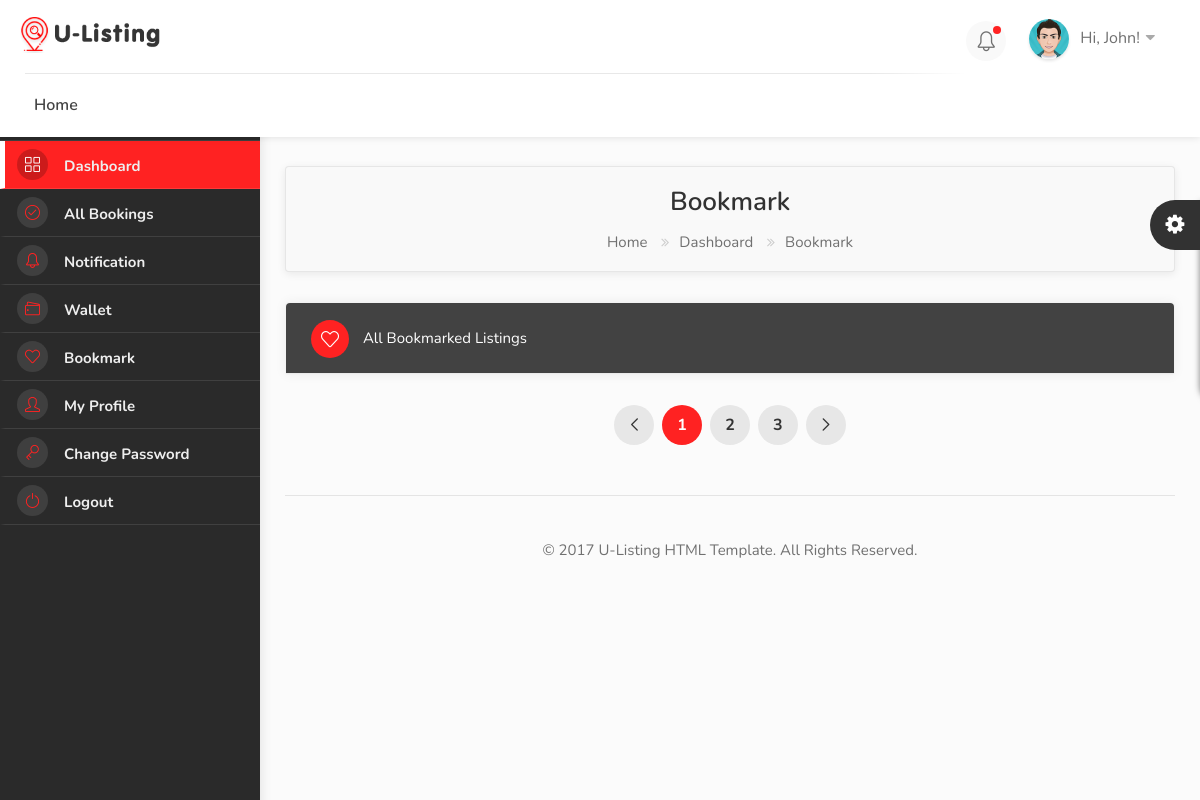
The app's page /dashboard/bookmark/ (signed in), older data.
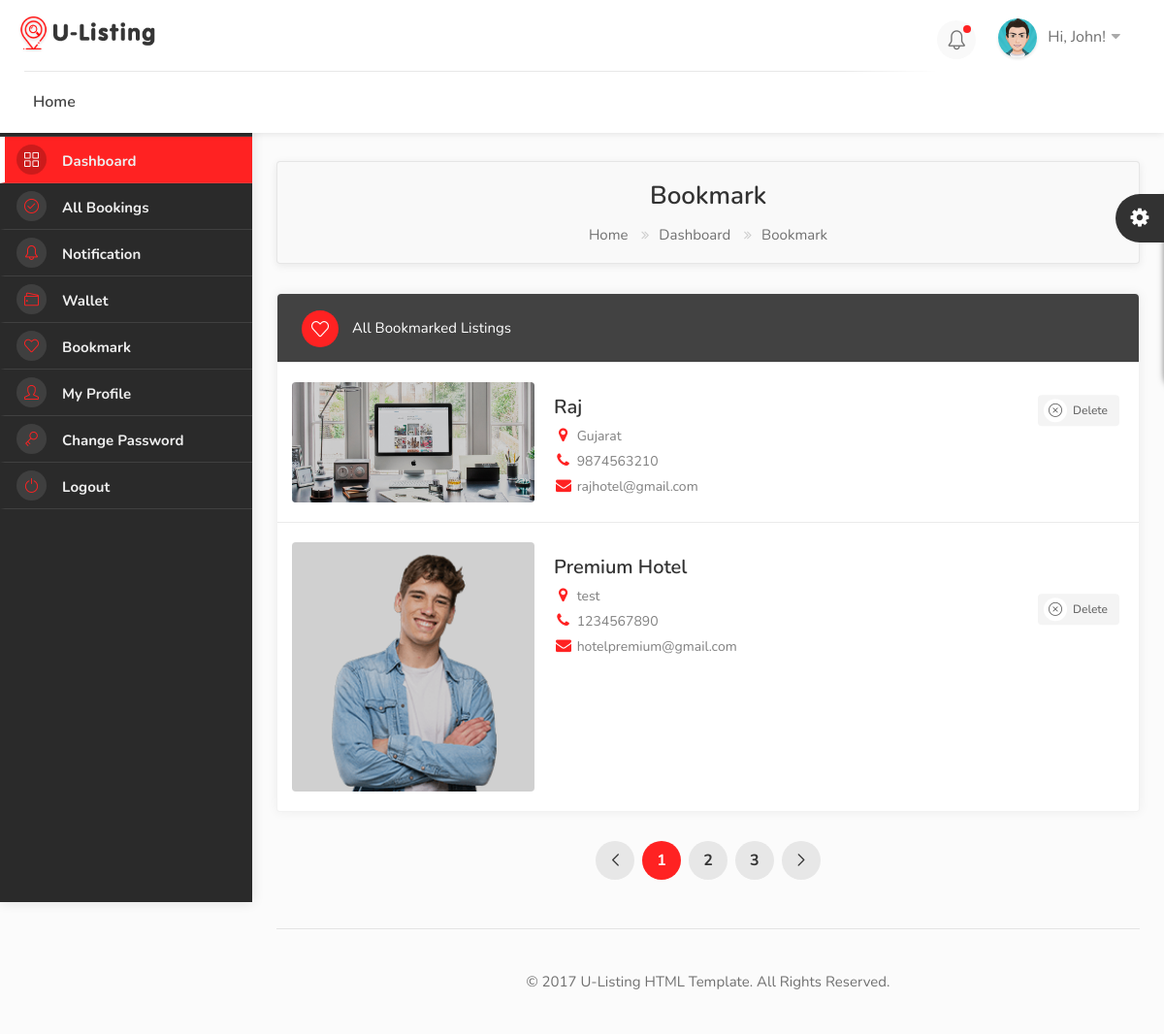
The same page, newer data.
### hotel/models.py (models this page shows, shortened)
class Bookmark(models.Model):
    user = models.ForeignKey(User, on_delete=models.SET_NULL, null=True, blank=True)
    hotel = models.ForeignKey(Hotel, on_delete=models.SET_NULL, null=True, blank=True)
    bid = ShortUUIDField(unique=True, length=10, max_length=20)
    date =  models.DateTimeField(auto_now_add=True)

class Hotel(models.Model):
    user = models.ForeignKey(User, on_delete=models.SET_NULL, null=True)
    name = models.CharField(max_length=100, null=True, blank=True)
    description = CKEditor5Field(null=True, blank=True, config_name="extends")
    image = models.FileField(upload_to="hotel_gallery")
    address = models.CharField(max_length=200)
    mobile = models.CharField(max_length=200)
    email = models.CharField(max_length=100)
    status = models.CharField(max_length=20, choices=HOTEL_STATUS, default="Live")
    tags = TaggableManager(blank=True)
    views = models.IntegerField(default=0)
    featured = models.BooleanField(default=False)
    hid = ShortUUIDField(unique=True, length=10, max_length=20)
    slug = models.SlugField(unique=True)
    date = models.DateTimeField(auto_now_add=True)
    def hotel_gallery(self):
        return HotelGallery.objects.filter(hotel=self)

### user_dashboard/views.py (the view)
# urls.py: path("bookmark/", views.bookmark, name="bookmark"),
@login_required
def bookmark(request):
    bookmark = Bookmark.objects.filter(user=request.user)
    context = {
        "bookmark": bookmark,
    }
    return render(request, "user_dashboard/bookmark.html", context)

### templates/user_dashboard/bookmark.html (shortened to what this page needs)
{% extends 'partials/dashboard_base.html' %}
{% load static %}
{% block content %}
<div class="utf_dashboard_content">
    <div id="titlebar" class="dashboard_gradient">
        <div class="row">
            <div class="col-md-12">
                <h2>Bookmark</h2>
                <nav id="breadcrumbs">
                    <ul>
                        <li><a href="/">Home</a></li>
                        <li><a href="dashboard.html">Dashboard</a></li>
                        <li>Bookmark</li>
                    </ul>
                </nav>
            </div>
        </div>
    </div>
    <div class="row">
        <div class="col-lg-12 col-md-12">
            <div class="utf_dashboard_list_box margin-top-0">
                <h4><i class="sl sl-icon-heart"></i> All Bookmarked Listings</h4>
                <ul>
                    {% for b in bookmark %}
                    <li>
                        <div class="utf_list_box_listing_item">
                            <div class="utf_list_box_listing_item-img">
                                <a href="#"><img src="{{b.hotel.image.url}}" alt=""></a>
                            </div>
                            <div class="utf_list_box_listing_item_content">
                                <div class="inner">
                                    <h3>{{b.hotel.name}}</h3>
                                    <span><i class="fa fa-map-marker"></i> {{b.hotel.address}}</span>
                                    <span><i class="fa fa-phone"></i> {{b.hotel.mobile}}</span>
                                    <span><i class="fa fa-envelope"></i> {{b.hotel.email}}</span>
                                </div>
                            </div>
                        </div>
                        <div class="buttons-to-right"> <a href="{% url 'user_dashboard:delete_bookmark' b.bid %}" class="button gray"><i class="sl sl-icon-close"></i>
                                Delete</a> </div>
                    </li>
                    {% endfor %}
                </ul>
            </div>
            <div class="utf_pagination_container_part margin-top-30 margin-bottom-30">
                <nav class="pagination">
                    <ul>
                        <li><a href="#"><i class="sl sl-icon-arrow-left"></i></a></li>
                        <li><a href="#" class="current-page">1</a></li>
                        <li><a href="#">2</a></li>
                        <li><a href="#">3</a></li>
                        <li><a href="#"><i class="sl sl-icon-arrow-right"></i></a></li>
                    </ul>
                </nav>
            </div>
        </div>
        <div class="col-md-12">
            <div class="footer_copyright_part">© 2017 U-Listing HTML Template. All Rights Reserved.</div>
        </div>
    </div>
</div>
{% endblock content %}

Row changes from the older to the newer data that the page shows:
added Bookmark: hotel.image (picture), hotel.name "Raj", hotel.address "Gujarat", hotel.mobile "9874563210", hotel.email "rajhotel@gmail.com"
added Bookmark: hotel.image (picture), hotel.name "Premium Hotel", hotel.address "test", hotel.mobile "1234567890", hotel.email "hotelpremium@gmail.com"
